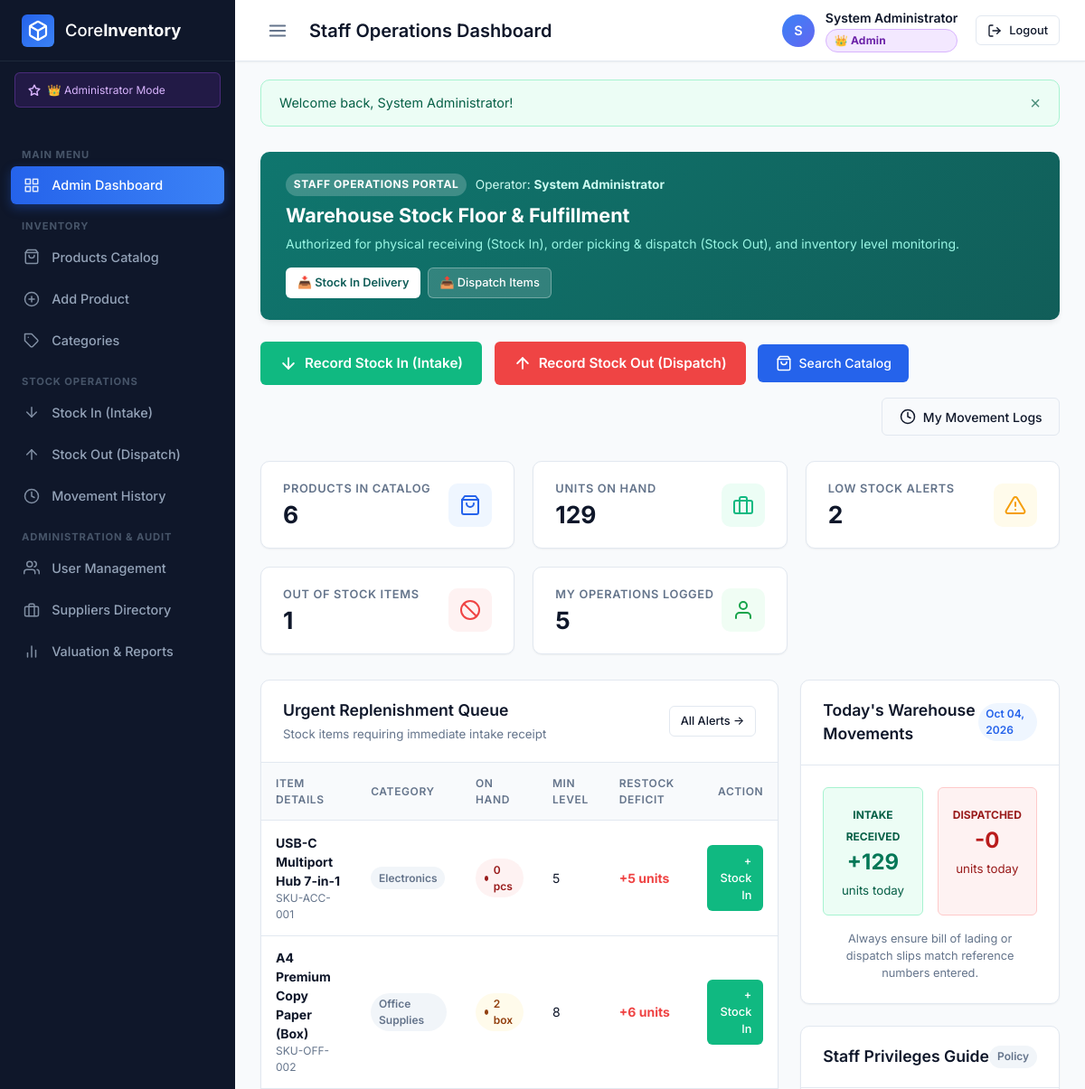
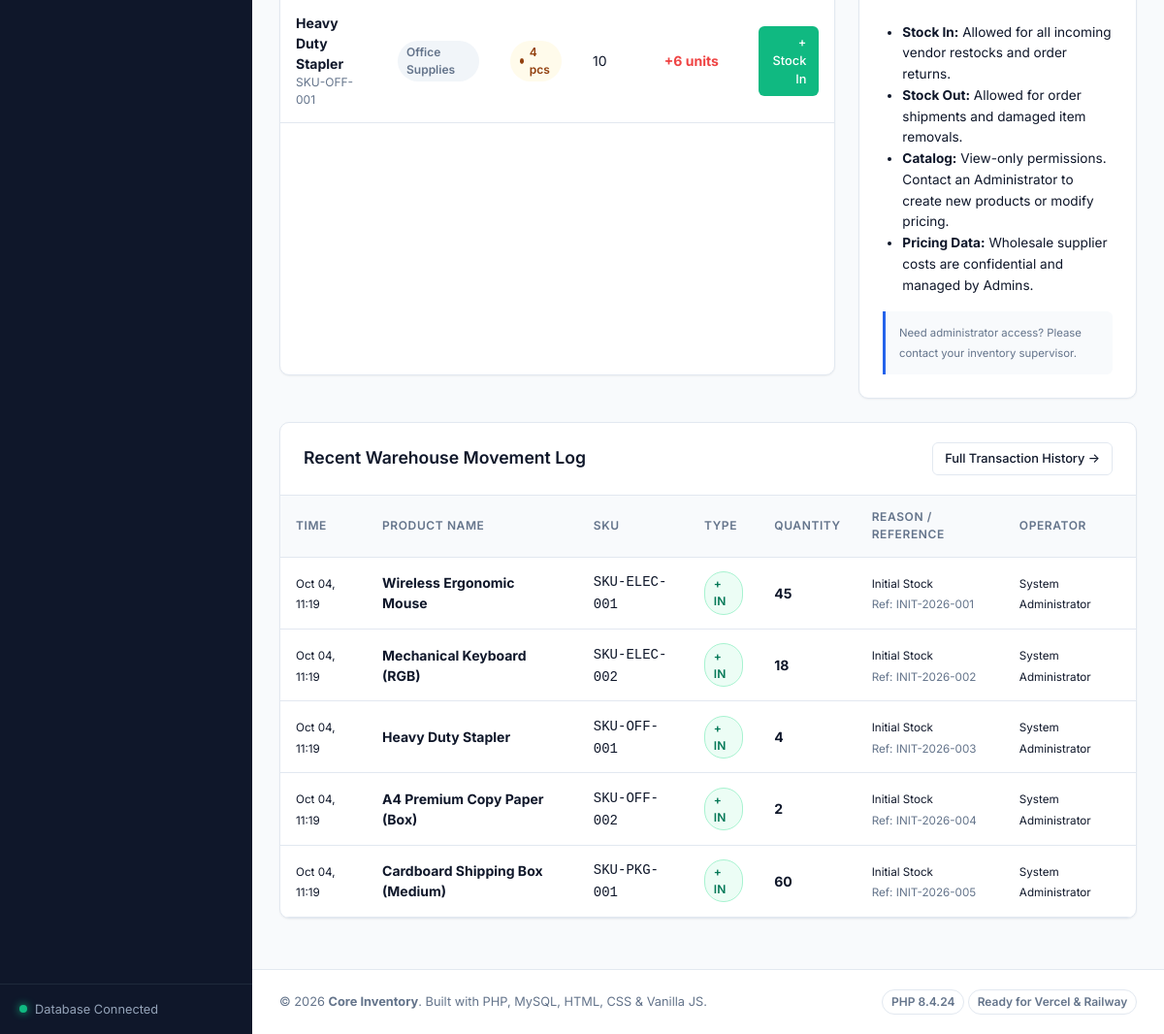
/pages/staff-dashboard.php (signed in), run on the app's committed database (2 pictures, top to bottom).
### tables this page shows
CREATE TABLE `products` (
    `id` INT UNSIGNED NOT NULL AUTO_INCREMENT,
    `sku` VARCHAR(50) NOT NULL,
    `name` VARCHAR(150) NOT NULL,
    `description` TEXT NULL,
    `category_id` INT UNSIGNED NULL,
    `supplier_id` INT UNSIGNED NULL,
    `cost_price` DECIMAL(10, 2) NOT NULL DEFAULT 0.00,
    `unit_price` DECIMAL(10, 2) NOT NULL DEFAULT 0.00,
    `quantity` INT NOT NULL DEFAULT 0,
    `min_threshold` INT NOT NULL DEFAULT 5,
    `unit_of_measure` VARCHAR(30) NOT NULL DEFAULT 'pcs',
    `created_at` DATETIME NOT NULL DEFAULT CURRENT_TIMESTAMP,
    `updated_at` DATETIME NOT NULL DEFAULT CURRENT_TIMESTAMP ON UPDATE CURRENT_TIMESTAMP,
    PRIMARY KEY (`id`),
    UNIQUE KEY `uk_products_sku` (`sku`),
    KEY `idx_products_category` (`category_id`),
    KEY `idx_products_supplier` (`supplier_id`),
    CONSTRAINT `fk_products_category` FOREIGN KEY (`category_id`)
        REFERENCES `categories` (`id`) ON DELETE SET NULL ON UPDATE CASCADE,
    CONSTRAINT `fk_products_supplier` FOREIGN KEY (`supplier_id`)
        REFERENCES `suppliers` (`id`) ON DELETE SET NULL ON UPDATE CASCADE
);

CREATE TABLE `categories` (
    `id` INT UNSIGNED NOT NULL AUTO_INCREMENT,
    `name` VARCHAR(100) NOT NULL,
    `description` TEXT NULL,
    `created_at` DATETIME NOT NULL DEFAULT CURRENT_TIMESTAMP,
    PRIMARY KEY (`id`),
    UNIQUE KEY `uk_categories_name` (`name`)
);

CREATE TABLE `stock_transactions` (
    `id` INT UNSIGNED NOT NULL AUTO_INCREMENT,
    `product_id` INT UNSIGNED NOT NULL,
    `user_id` INT UNSIGNED NULL,
    `type` ENUM('IN', 'OUT') NOT NULL,
    `quantity` INT NOT NULL,
    `balance_before` INT NOT NULL,
    `balance_after` INT NOT NULL,
    `reason` VARCHAR(100) NOT NULL DEFAULT 'Restock',
    `reference_no` VARCHAR(100) NULL,
    `notes` TEXT NULL,
    `created_at` DATETIME NOT NULL DEFAULT CURRENT_TIMESTAMP,
    PRIMARY KEY (`id`),
    KEY `idx_stock_product` (`product_id`),
    KEY `idx_stock_user` (`user_id`),
    KEY `idx_stock_type` (`type`),
    KEY `idx_stock_created` (`created_at`),
    CONSTRAINT `fk_stock_product` FOREIGN KEY (`product_id`)
        REFERENCES `products` (`id`) ON DELETE CASCADE ON UPDATE CASCADE,
    CONSTRAINT `fk_stock_user` FOREIGN KEY (`user_id`)
        REFERENCES `users` (`id`) ON DELETE SET NULL ON UPDATE CASCADE
);

CREATE TABLE `users` (
    `id` INT UNSIGNED NOT NULL AUTO_INCREMENT,
    `full_name` VARCHAR(100) NOT NULL,
    `username` VARCHAR(50) NOT NULL,
    `email` VARCHAR(100) NOT NULL,
    `password_hash` VARCHAR(255) NOT NULL,
    `role` ENUM('admin', 'staff') NOT NULL DEFAULT 'staff',
    `status` ENUM('active', 'inactive') NOT NULL DEFAULT 'active',
    `created_at` DATETIME NOT NULL DEFAULT CURRENT_TIMESTAMP,
    `updated_at` DATETIME NOT NULL DEFAULT CURRENT_TIMESTAMP ON UPDATE CURRENT_TIMESTAMP,
    PRIMARY KEY (`id`),
    UNIQUE KEY `uk_users_username` (`username`),
    UNIQUE KEY `uk_users_email` (`email`)
);

### pages/staff-dashboard.php (the view, shortened to what the rows shown need)
<?php
require_once __DIR__ . '/../includes/header.php';
try {
    $txStmt = $pdo->query("SELECT st.*, p.name AS product_name, p.sku, u.full_name AS user_name
        FROM stock_transactions st
        JOIN products p ON st.product_id = p.id
        LEFT JOIN users u ON st.user_id = u.id
        ORDER BY st.created_at DESC LIMIT 8");
    $recentTransactions = $txStmt->fetchAll();
    $urgentStmt = $pdo->query("SELECT p.*, c.name AS category_name
        FROM products p
        LEFT JOIN categories c ON p.category_id = c.id
        WHERE p.quantity <= p.min_threshold
        ORDER BY p.quantity ASC LIMIT 6");
    $urgentItems = $urgentStmt->fetchAll();
} catch (PDOException $e) {
    error_log("Staff Dashboard query error: " . $e->getMessage());
    $totalProducts = $totalPhysicalUnits = $lowStockCount = $outOfStockCount = $myTransactionsCount = 0;
    $unitsInToday = $unitsOutToday = 0;
    $recentTransactions = [];
    $urgentItems = [];
}
?>
<div class="card" style="margin-bottom: 1.5rem; background: linear-gradient(135deg, #0f766e 0%, #115e59 100%); color: #ffffff; border: none; box-shadow: var(--shadow-md);">
    <div class="card-body" style="padding: 1.5rem 1.75rem; display: flex; align-items: center; justify-content: space-between; flex-wrap: wrap; gap: 1rem;">
        <div>
            <h2 style="font-size: 1.35rem; font-weight: 700; color: #ffffff; margin-bottom: 0.25rem;">Warehouse Stock Floor & Fulfillment</h2>
        </div>
    </div>
</div>
<div class="dashboard-grid">
    <div class="card">
        <div class="card-header">
            <div>
                <h2 class="card-title">Urgent Replenishment Queue</h2>
            </div>
        </div>
        <div class="card-body" style="padding: 0;">
            <div class="table-responsive">
                <table class="table">
                    <thead>
                        <tr>
                            <th>Item Details</th>
                            <th>Category</th>
                            <th>On Hand</th>
                            <th>Min Level</th>
                            <th>Restock Deficit</th>
                            <th style="text-align: right;">Action</th>
                        </tr>
                    </thead>
                    <tbody>
                        <?php if (empty($urgentItems)): ?>
                            <tr>
                                <td colspan="6" style="text-align: center; padding: 2.5rem; color: #059669; background: #ecfdf5;">
                                    ✅ All warehouse inventory items are currently above safety thresholds.
                                </td>
                            </tr>
                        <?php else: ?>
                            <?php foreach ($urgentItems as $item):
                                $deficit = $item['min_threshold'] - $item['quantity'];
                            ?>
                                <tr>
                                    <td>
                                        <strong><?= htmlspecialchars($item['name']) ?></strong>
                                        <div style="font-size: 0.75rem; color: var(--text-muted);"><?= htmlspecialchars($item['sku']) ?></div>
                                    </td>
                                    <td><span class="badge badge-secondary"><?= htmlspecialchars($item['category_name'] ?? 'General') ?></span></td>
                                    <td>
                                        <span class="stock-status-pill <?= $item['quantity'] == 0 ? 'outofstock' : 'lowstock' ?>">
                                            <?= $item['quantity'] ?> <?= htmlspecialchars($item['unit_of_measure']) ?>
                                        </span>
                                    </td>
                                    <td><?= $item['min_threshold'] ?></td>
                                    <td>
                                        <strong style="color: var(--danger);">+<?= max(0, $deficit) ?> units</strong>
                                    </td>
                                    <td style="text-align: right;">
                                        <a href="<?= url('pages/stock-in.php?product_id=' . $item['id']) ?>" class="btn btn-sm btn-success" title="Record Intake">
                                            + Stock In
                                        </a>
                                    </td>
                                </tr>
                            <?php endforeach; ?>
                        <?php endif; ?>
                    </tbody>
                </table>
            </div>
        </div>
    </div>
    <div style="display: flex; flex-direction: column; gap: 1.5rem;">
        <div class="card" style="margin-bottom: 0;">
            <div class="card-header">
                <h2 class="card-title">Today's Warehouse Movements</h2>
            </div>
        </div>
        <div class="card" style="margin-bottom: 0;">
            <div class="card-header">
                <h2 class="card-title">Staff Privileges Guide</h2>
            </div>
        </div>
    </div>
</div>
<div class="card" style="margin-top: 1.5rem;">
    <div class="card-header">
        <h2 class="card-title">Recent Warehouse Movement Log</h2>
    </div>
    <div class="card-body" style="padding: 0;">
        <div class="table-responsive">
            <table class="table">
                <thead>
                    <tr>
                        <th>Time</th>
                        <th>Product Name</th>
                        <th>SKU</th>
                        <th>Type</th>
                        <th>Quantity</th>
                        <th>Reason / Reference</th>
                        <th>Operator</th>
                    </tr>
                </thead>
                <tbody>
                    <?php if (empty($recentTransactions)): ?>
                        <tr>
                            <td colspan="7" style="text-align: center; padding: 2rem; color: var(--text-muted);">
                                No recent transactions found.
                            </td>
                        </tr>
                    <?php else: ?>
                        <?php foreach ($recentTransactions as $tx): ?>
                            <tr>
                                <td><small><?= date('M d, H:i', strtotime($tx['created_at'])) ?></small></td>
                                <td><strong><?= htmlspecialchars($tx['product_name']) ?></strong></td>
                                <td><code><?= htmlspecialchars($tx['sku']) ?></code></td>
                                <td>
                                    <span class="badge <?= $tx['type'] === 'IN' ? 'badge-movement-in' : 'badge-movement-out' ?>">
                                        <?= $tx['type'] === 'IN' ? '+ IN' : '- OUT' ?>
                                    </span>
                                </td>
                                <td><strong><?= number_format($tx['quantity']) ?></strong></td>
                                <td>
                                    <small><?= htmlspecialchars($tx['reason']) ?></small>
                                    <?php if (!empty($tx['reference_no'])): ?>
                                        <div><small style="color: var(--text-muted);">Ref: <?= htmlspecialchars($tx['reference_no']) ?></small></div>
                                    <?php endif; ?>
                                </td>
                                <td><small><?= htmlspecialchars($tx['user_name'] ?? 'Warehouse Staff') ?></small></td>
                            </tr>
                        <?php endforeach; ?>
                    <?php endif; ?>
                </tbody>
            </table>
        </div>
    </div>
</div>
<?php require_once __DIR__ . '/../includes/footer.php'; ?>

### data on the page
products: name "USB-C Multiport Hub 7-in-1", sku "SKU-ACC-001", category.name "Electronics", quantity "0", unit_of_measure "pcs", min_threshold "5"
products: name "A4 Premium Copy Paper (Box)", sku "SKU-OFF-002", category.name "Office Supplies", quantity "2", unit_of_measure "box", min_threshold "8", max(0, $deficit) "6"
products: name "Heavy Duty Stapler", sku "SKU-OFF-001", category.name "Office Supplies", quantity "4", unit_of_measure "pcs", min_threshold "10", max(0, $deficit) "6"
stock_transactions: created_at "Oct 04, 11:19", product.name "Wireless Ergonomic Mouse", product.sku "SKU-ELEC-001", type "+ IN", quantity "45", reason "Initial Stock", reference_no "INIT-2026-001", user.full_name "System Administrator"
stock_transactions: created_at "Oct 04, 11:19", product.name "Mechanical Keyboard (RGB)", product.sku "SKU-ELEC-002", type "+ IN", quantity "18", reason "Initial Stock", reference_no "INIT-2026-002", user.full_name "System Administrator"
stock_transactions: created_at "Oct 04, 11:19", product.name "Heavy Duty Stapler", product.sku "SKU-OFF-001", type "+ IN", quantity "4", reason "Initial Stock", reference_no "INIT-2026-003", user.full_name "System Administrator"
stock_transactions: created_at "Oct 04, 11:19", product.name "A4 Premium Copy Paper (Box)", product.sku "SKU-OFF-002", type "+ IN", quantity "2", reason "Initial Stock", reference_no "INIT-2026-004", user.full_name "System Administrator"
stock_transactions: created_at "Oct 04, 11:19", product.name "Cardboard Shipping Box (Medium)", product.sku "SKU-PKG-001", type "+ IN", quantity "60", reason "Initial Stock", reference_no "INIT-2026-005", user.full_name "System Administrator"

### other printed values
$pageTitle "Staff Operations Dashboard"
substr($user['full_name'], 0, 1) "S"
$user['full_name'] "System Administrator"
$flash['message'] "Welcome back, System Administrator!"
$totalProducts "6"
$totalPhysicalUnits "129"
$lowStockCount "2"
$outOfStockCount "1"
$myTransactionsCount "5"
$unitsInToday "129"
$unitsOutToday "0"
APP_NAME "Core Inventory"
PHP_VERSION "8.4.24"
